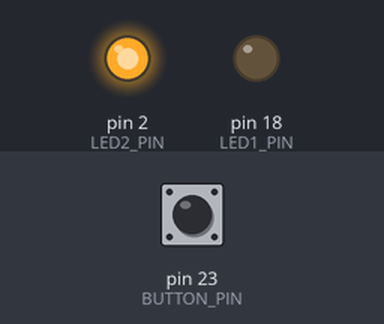
Simulated run of this sketch. Board: Arduino Mega 2560, built with avr-gcc and run on an emulated ATmega2560. On the bench: output pins drawn as LEDs (lit = HIGH). The test bench sets the inputs (shaded band); at power-on: pin 23 (BUTTON_PIN) HIGH.

Above: at 1.2 s.
1.3 s: pin 23 (BUTTON_PIN) pulled LOW for 0.15 s
At 1.37 s:
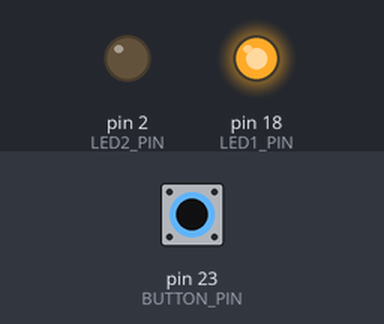
2.9 s: pin 23 (BUTTON_PIN) pulled LOW for 3.2 s
At 6.6 s:
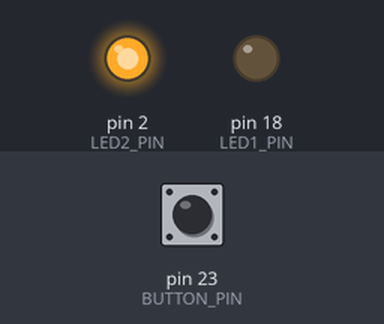
Timing chart, 0 to 8.1 s (numbered marks = the images above; inputs shaded):
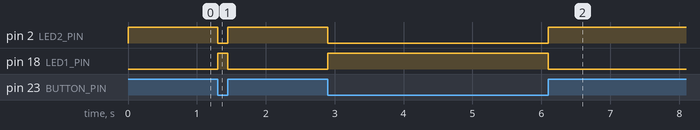

Measured:
- after the input at 1.3 s, pin 2 (LED2_PIN): HIGH → LOW at once, → HIGH 0.15 s later; pin 18 (LED1_PIN): LOW → HIGH at once, → LOW 0.15 s later
- after the input at 2.9 s, pin 2 (LED2_PIN): HIGH → LOW at once, → HIGH 3.2 s later; pin 18 (LED1_PIN): LOW → HIGH at once, → LOW 3.2 s later

The sketch:

Pansoy_lab_3.ino
```cpp
#include <Arduino.h>

const uint8_t BUTTON_PIN = 23;
const uint8_t LED1_PIN = 18;
const uint8_t LED2_PIN = 2;

void setup() {
  pinMode(BUTTON_PIN, INPUT_PULLUP);

  pinMode(LED1_PIN, OUTPUT);
  pinMode(LED2_PIN, OUTPUT);

  // Button starts released
  digitalWrite(LED1_PIN, LOW);
  digitalWrite(LED2_PIN, HIGH);
}

void loop() {
  const bool pressed = (digitalRead(BUTTON_PIN) == LOW);

  // LED 1: ON when button is pressed
  digitalWrite(LED1_PIN, pressed ? HIGH : LOW);

  // LED 2: opposite of LED 1
  digitalWrite(LED2_PIN, pressed ? LOW : HIGH);
}
```
